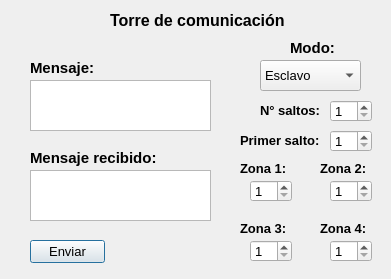
<?xml version="1.0" encoding="UTF-8"?>
<ui version="4.0">
 <class>Torre</class>
 <widget class="QDialog" name="Torre">
  <property name="geometry">
   <rect>
    <x>0</x>
    <y>0</y>
    <width>391</width>
    <height>279</height>
   </rect>
  </property>
  <property name="windowTitle">
   <string>Dialog</string>
  </property>
  <widget class="QTextEdit" name="Msg">
   <property name="geometry">
    <rect>
     <x>30</x>
     <y>80</y>
     <width>181</width>
     <height>51</height>
    </rect>
   </property>
  </widget>
  <widget class="QTextBrowser" name="MsgR">
   <property name="geometry">
    <rect>
     <x>30</x>
     <y>170</y>
     <width>181</width>
     <height>51</height>
    </rect>
   </property>
  </widget>
  <widget class="QComboBox" name="Modo">
   <property name="geometry">
    <rect>
     <x>260</x>
     <y>60</y>
     <width>101</width>
     <height>31</height>
    </rect>
   </property>
   <property name="font">
    <font>
     <pointsize>10</pointsize>
    </font>
   </property>
   <property name="currentIndex">
    <number>0</number>
   </property>
   <property name="maxVisibleItems">
    <number>2</number>
   </property>
   <item>
    <property name="text">
     <string>Esclavo</string>
    </property>
   </item>
   <item>
    <property name="text">
     <string>Maestro</string>
    </property>
   </item>
  </widget>
  <widget class="QLabel" name="label">
   <property name="geometry">
    <rect>
     <x>30</x>
     <y>60</y>
     <width>71</width>
     <height>16</height>
    </rect>
   </property>
   <property name="font">
    <font>
     <pointsize>11</pointsize>
     <weight>75</weight>
     <bold>true</bold>
    </font>
   </property>
   <property name="text">
    <string>Mensaje:</string>
   </property>
  </widget>
  <widget class="QLabel" name="label_2">
   <property name="geometry">
    <rect>
     <x>30</x>
     <y>150</y>
     <width>141</width>
     <height>16</height>
    </rect>
   </property>
   <property name="font">
    <font>
     <pointsize>11</pointsize>
     <weight>75</weight>
     <bold>true</bold>
    </font>
   </property>
   <property name="text">
    <string>Mensaje recibido:</string>
   </property>
  </widget>
  <widget class="QLabel" name="label_3">
   <property name="geometry">
    <rect>
     <x>290</x>
     <y>40</y>
     <width>51</width>
     <height>16</height>
    </rect>
   </property>
   <property name="font">
    <font>
     <pointsize>11</pointsize>
     <weight>75</weight>
     <bold>true</bold>
    </font>
   </property>
   <property name="text">
    <string>Modo:</string>
   </property>
  </widget>
  <widget class="QLabel" name="label_4">
   <property name="geometry">
    <rect>
     <x>110</x>
     <y>10</y>
     <width>191</width>
     <height>21</height>
    </rect>
   </property>
   <property name="font">
    <font>
     <pointsize>12</pointsize>
     <weight>75</weight>
     <bold>true</bold>
    </font>
   </property>
   <property name="text">
    <string>Torre de comunicación</string>
   </property>
  </widget>
  <widget class="QPushButton" name="Enviar">
   <property name="geometry">
    <rect>
     <x>30</x>
     <y>240</y>
     <width>75</width>
     <height>23</height>
    </rect>
   </property>
   <property name="font">
    <font>
     <pointsize>10</pointsize>
    </font>
   </property>
   <property name="text">
    <string>Enviar</string>
   </property>
  </widget>
  <widget class="QSpinBox" name="Zona1">
   <property name="geometry">
    <rect>
     <x>250</x>
     <y>180</y>
     <width>42</width>
     <height>22</height>
    </rect>
   </property>
   <property name="font">
    <font>
     <pointsize>10</pointsize>
    </font>
   </property>
   <property name="minimum">
    <number>1</number>
   </property>
   <property name="maximum">
    <number>6</number>
   </property>
  </widget>
  <widget class="QSpinBox" name="Zona2">
   <property name="geometry">
    <rect>
     <x>330</x>
     <y>180</y>
     <width>42</width>
     <height>22</height>
    </rect>
   </property>
   <property name="font">
    <font>
     <pointsize>10</pointsize>
    </font>
   </property>
   <property name="minimum">
    <number>1</number>
   </property>
   <property name="maximum">
    <number>6</number>
   </property>
  </widget>
  <widget class="QLabel" name="label_5">
   <property name="geometry">
    <rect>
     <x>240</x>
     <y>160</y>
     <width>51</width>
     <height>16</height>
    </rect>
   </property>
   <property name="font">
    <font>
     <pointsize>10</pointsize>
     <weight>75</weight>
     <bold>true</bold>
    </font>
   </property>
   <property name="text">
    <string>Zona 1:</string>
   </property>
  </widget>
  <widget class="QLabel" name="label_6">
   <property name="geometry">
    <rect>
     <x>320</x>
     <y>160</y>
     <width>51</width>
     <height>16</height>
    </rect>
   </property>
   <property name="font">
    <font>
     <pointsize>10</pointsize>
     <weight>75</weight>
     <bold>true</bold>
    </font>
   </property>
   <property name="text">
    <string>Zona 2:</string>
   </property>
  </widget>
  <widget class="QLabel" name="label_7">
   <property name="geometry">
    <rect>
     <x>240</x>
     <y>220</y>
     <width>51</width>
     <height>16</height>
    </rect>
   </property>
   <property name="font">
    <font>
     <pointsize>10</pointsize>
     <weight>75</weight>
     <bold>true</bold>
    </font>
   </property>
   <property name="text">
    <string>Zona 3:</string>
   </property>
  </widget>
  <widget class="QLabel" name="label_8">
   <property name="geometry">
    <rect>
     <x>320</x>
     <y>220</y>
     <width>51</width>
     <height>16</height>
    </rect>
   </property>
   <property name="font">
    <font>
     <pointsize>10</pointsize>
     <weight>75</weight>
     <bold>true</bold>
    </font>
   </property>
   <property name="text">
    <string>Zona 4:</string>
   </property>
  </widget>
  <widget class="QSpinBox" name="Zona4">
   <property name="geometry">
    <rect>
     <x>330</x>
     <y>240</y>
     <width>42</width>
     <height>22</height>
    </rect>
   </property>
   <property name="font">
    <font>
     <pointsize>10</pointsize>
    </font>
   </property>
   <property name="minimum">
    <number>1</number>
   </property>
   <property name="maximum">
    <number>6</number>
   </property>
  </widget>
  <widget class="QSpinBox" name="Zona3">
   <property name="geometry">
    <rect>
     <x>250</x>
     <y>240</y>
     <width>42</width>
     <height>22</height>
    </rect>
   </property>
   <property name="font">
    <font>
     <pointsize>10</pointsize>
    </font>
   </property>
   <property name="minimum">
    <number>1</number>
   </property>
   <property name="maximum">
    <number>6</number>
   </property>
  </widget>
  <widget class="QSpinBox" name="Zona0">
   <property name="geometry">
    <rect>
     <x>330</x>
     <y>130</y>
     <width>42</width>
     <height>22</height>
    </rect>
   </property>
   <property name="font">
    <font>
     <pointsize>10</pointsize>
    </font>
   </property>
   <property name="minimum">
    <number>1</number>
   </property>
   <property name="maximum">
    <number>6</number>
   </property>
  </widget>
  <widget class="QLabel" name="label_9">
   <property name="geometry">
    <rect>
     <x>240</x>
     <y>130</y>
     <width>91</width>
     <height>20</height>
    </rect>
   </property>
   <property name="font">
    <font>
     <pointsize>10</pointsize>
     <weight>75</weight>
     <bold>true</bold>
    </font>
   </property>
   <property name="text">
    <string>Primer salto:</string>
   </property>
  </widget>
  <widget class="QSpinBox" name="Nsaltos">
   <property name="geometry">
    <rect>
     <x>330</x>
     <y>100</y>
     <width>42</width>
     <height>22</height>
    </rect>
   </property>
   <property name="font">
    <font>
     <pointsize>10</pointsize>
    </font>
   </property>
   <property name="minimum">
    <number>1</number>
   </property>
   <property name="maximum">
    <number>4</number>
   </property>
  </widget>
  <widget class="QLabel" name="label_10">
   <property name="geometry">
    <rect>
     <x>260</x>
     <y>100</y>
     <width>71</width>
     <height>20</height>
    </rect>
   </property>
   <property name="font">
    <font>
     <pointsize>10</pointsize>
     <weight>75</weight>
     <bold>true</bold>
    </font>
   </property>
   <property name="text">
    <string>N° saltos:</string>
   </property>
  </widget>
 </widget>
 <resources/>
 <connections/>
</ui>
